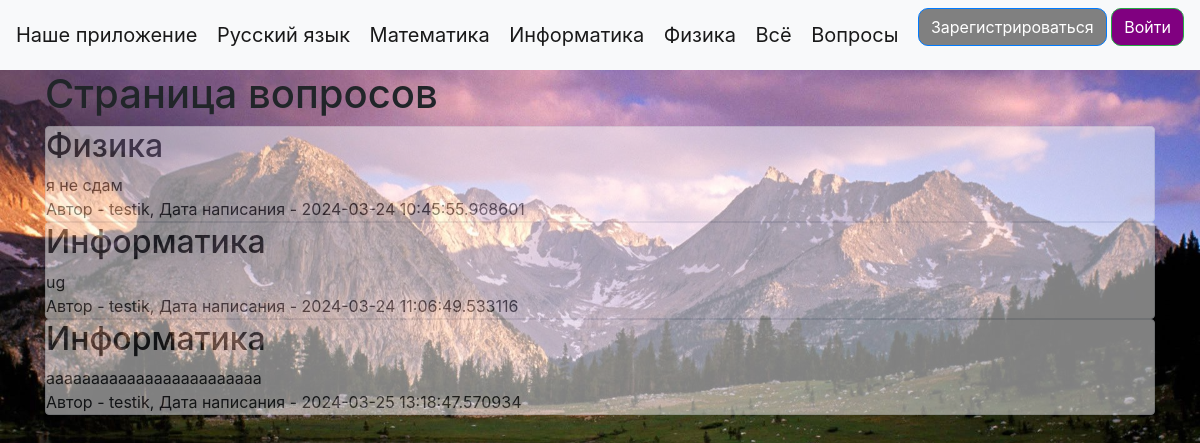
The page /questions.html on the database as committed earlier.
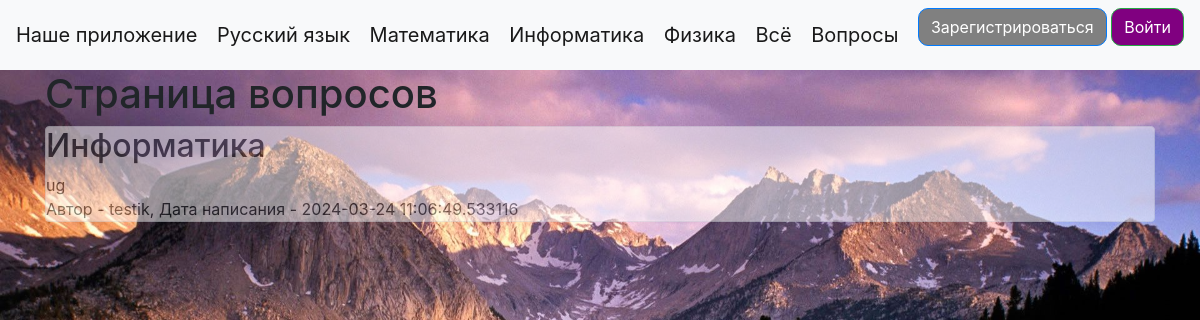
The same page on the database as committed later.
### data/news.py (models this page shows)
class News(SqlAlchemyBase):
    __tablename__ = 'news'
    id = sqlalchemy.Column(sqlalchemy.Integer,
                           primary_key=True, autoincrement=True)
    title = sqlalchemy.Column(sqlalchemy.String, nullable=True)
    content = sqlalchemy.Column(sqlalchemy.String, nullable=True)
    created_date = sqlalchemy.Column(sqlalchemy.DateTime,
                                     default=datetime.datetime.now)
    is_question = sqlalchemy.Column(sqlalchemy.Boolean, default=True)
    user_id = sqlalchemy.Column(sqlalchemy.Integer,
                                sqlalchemy.ForeignKey("users.id"))
    user = orm.relationship('User')

### data/users.py (models this page shows, shortened)
class User(SqlAlchemyBase, UserMixin):
    __tablename__ = 'users'
    id = sqlalchemy.Column(sqlalchemy.Integer,
                           primary_key=True, autoincrement=True)
    name = sqlalchemy.Column(sqlalchemy.String, nullable=True)
    about = sqlalchemy.Column(sqlalchemy.String, nullable=True)
    email = sqlalchemy.Column(sqlalchemy.String,
                              index=True, unique=True, nullable=True)
    hashed_password = sqlalchemy.Column(sqlalchemy.String, nullable=True)
    created_date = sqlalchemy.Column(sqlalchemy.DateTime,
                                     default=datetime.datetime.now)
    news = orm.relationship("News", back_populates='user')

### main.py (the view)
@app.route("/questions.html")
def questions():
    db_sess = db_session.create_session()
    news = db_sess.query(News).filter(News.is_question == True)
    return render_template("questions.html", news=news, title='QUESTIONS')

### data/db_session.py (called while the page is built)
def create_session() -> Session:
    global __factory
    return __factory()

### templates/questions.html (shortened to what this page needs)
{% extends "base.html" %}
{% block content %}
<h1>Страница вопросов</h1>
{% for item in news%}
<div class="col-md6 border rounded" style="background-color: white; opacity: .5;">
    <h2>{{item.title}}</h2>
    <div>
        {{item.content}}
    </div>
    <div>
        Автор - {{item.user.name}}, Дата написания - {{item.created_date}}
    </div>
</div>
{% endfor %}
{% endblock %}

Rows that differ between the two databases and show on the page:
removed News: title "Физика", content "я не сдам", user.name "testik", created_date "2024-03-24 10:45:55.968601"
no longer on this page (row edited): News: title "Информатика", content "аааааааааааааааааааааааа", user.name "testik", created_date "2024-03-25 13:18:47.570934"
